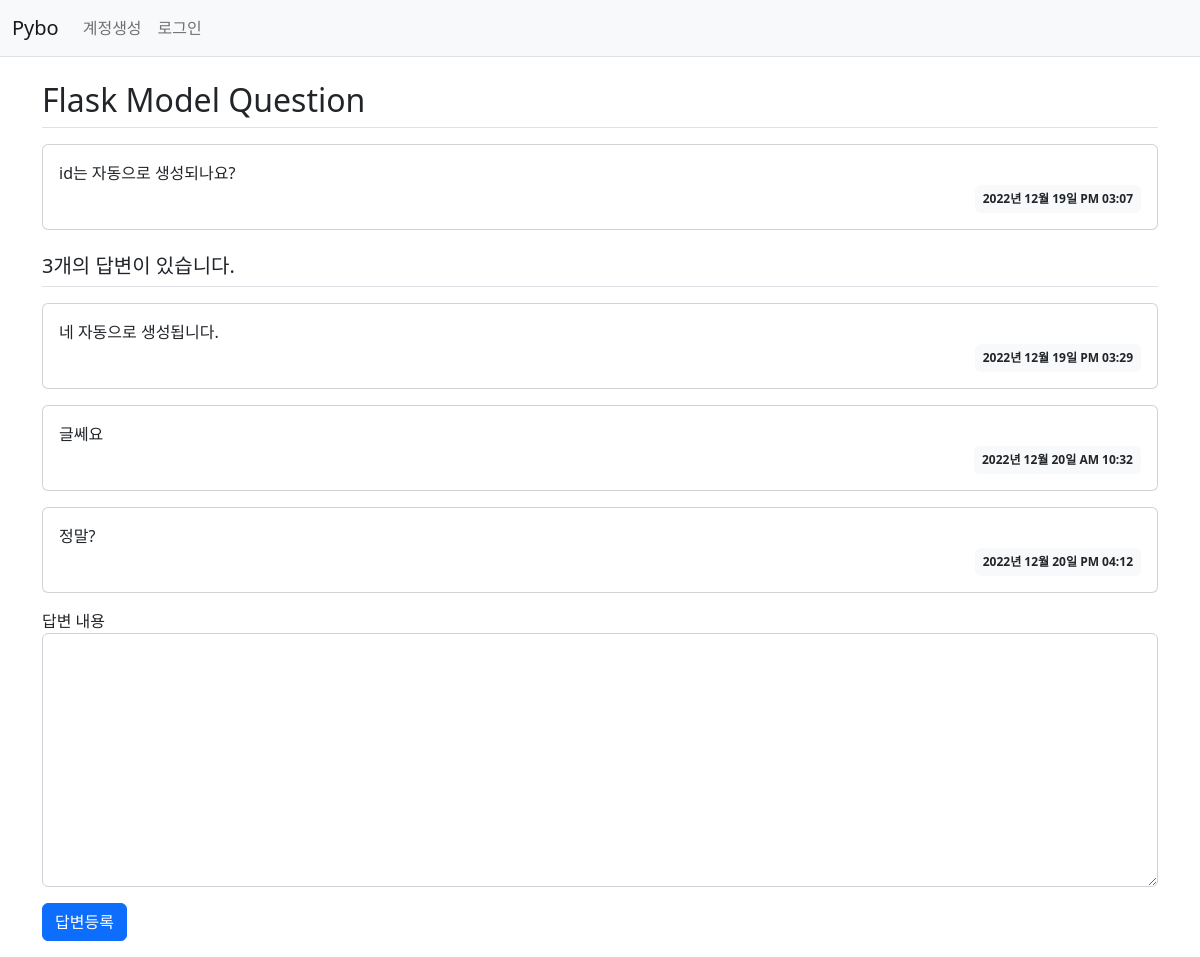
Screenshot of /question/detail/2/ with the database file from the repository.
### pybo/models.py (models this page shows)
class Question(db.Model) :
    id = db.Column(db.Integer, primary_key=True)  # Integer + primary_key -> auto increment 자동 적용됨
    subject = db.Column(db.String(200), nullable=False)
    content = db.Column(db.Text(), nullable=False)
    create_date = db.Column(db.DateTime(), nullable=False)

class Answer(db.Model) :
    id = db.Column(db.Integer, primary_key=True)
    question_id = db.Column(db.Integer, db.ForeignKey('question.id', ondelete='CASCADE'))
    question = db.relationship('Question', backref=db.backref('answer_set'))
    content = db.Column(db.Text(), nullable=False)
    create_date = db.Column(db.DateTime(), nullable=False)

### pybo/views/question_views.py (the view)
@bp.route('detail/<int:question_id>/')
def detail(question_id) :
    form = AnswerForm()
    question = Question.query.get_or_404(question_id)
    return render_template('question/question_detail.html', question=question, form=form)

### pybo/forms.py
class AnswerForm(FlaskForm) :
    content = TextAreaField('답변 내용', validators=[DataRequired('답변 내용은 필수 입력 항목입니다.')])

### pybo/filter.py (called while the page is built)
def format_datetime(value, fmt='%Y년 %m월 %d일 %p %I:%M'):
    return value.strftime(fmt)

### pybo/views/auth_views.py (called while the page is built)
@bp.before_app_request  # 가장 먼저 실행이 되는 어노테이션
def load_logged_in_user() :
    user_id = session.get('user_id')
    if user_id is None :
        g.user = None
    else:
        g.user = User.query.get(user_id)

### pybo/templates/question/question_detail.html (shortened to what this page needs)
{% extends 'base.html' %}
{% block content %}
<div class="container my-3">
    <h2 class="border-bottom py-2">{{ question.subject }}</h2>
    <div class="card my-3">
        <div class="card-body">
            <div class="card-text" style="white-space: pre-line;">{{ question.content }}</div>
            <div class="d-flex justify-content-end">
                <div class="badge bg-light text-dark p-2">
                    {{ question.create_date | datetime }}
                </div>
            </div>
        </div>
    </div>
    <h5 class="border-bottom my-3 py-2">{{ question.answer_set|length }}개의 답변이 있습니다.</h5>
    {% for answer in question.answer_set %}
    <div class="card my-3">
        <div class="card-body">
            <div class="card-text" style="white-space: pre-line;">{{ answer.content }}</div>
            <div class="d-flex justify-content-end">
                <div class="badge bg-light text-dark p-2">
                    {{ answer.create_date | datetime }}
                </div>
            </div>
        </div>
    </div>
    {% endfor %}
    <form action="{{ url_for('answer.create', question_id=question.id) }}" method="post" class="my-3">
        <div class="mb-3">
            <label for="content">답변 내용</label>
            <textarea name="content" id="content" class="form-control" rows="10"></textarea>
        </div>
        <input type="submit" value="답변등록" class="btn btn-primary">
    </form>
</div>
{% endblock %}

### pybo/templates/base.html (shortened to what this page needs)
<!doctype html>
<html lang="ko">
<head>
    <link rel="stylesheet" href="{{ url_for('static', filename='bootstrap.min.css') }}">
    <link rel="stylesheet" href="{{ url_for('static', filename='style.css') }}">
</head>
<body>
{% include "navbar.html" %}
{% block content %}
{% endblock %}
</body>
</html>

### pybo/templates/navbar.html (shortened to what this page needs)
<!DOCTYPE html>
<html lang="en">
<head>
</head>
<body>
<nav class="navbar navbar-expand-lg navbar-light bg-light border-bottom">
    <div class="container-fluid">
        <a class="navbar-brand" href="{{ url_for('main.index') }}">Pybo</a>
        <div class="collapse navbar-collapse" id="navbarSupportedContent">
            {% if g.user %}
            <ul class="navbar-nav">
                <li class="nav-item">
                    <a class="nav-link" href="{{ url_for('auth.logout') }}">{{ g.user.username }}(로그아웃)</a>
                </li>
            </ul>
            {% else %}
            <ul class="navbar-nav me-auto mb-2 mb-lg-0">
                <li class="nav-item">
                    <a class="nav-link" href="{{url_for('auth.signup')}}">계정생성</a>
                </li>
                <li class="nav-item">
                    <a class="nav-link" href="{{url_for('auth.login')}}">로그인</a>
                </li>
            </ul>
            {% endif %}
        </div>
    </div>
</nav>
</body>
</html>

### rows the page displays
Question: subject "Flask Model Question", content "id는 자동으로 생성되나요?", create_date "2022년 12월 19일 PM 03:07"
Answer: content "네 자동으로 생성됩니다.", create_date "2022년 12월 19일 PM 03:29"
Answer: content "글쎄요", create_date "2022년 12월 20일 AM 10:32"
Answer: content "정말?", create_date "2022년 12월 20일 PM 04:12"

### other values shown
{{ question.answer_set|length }} "3"
